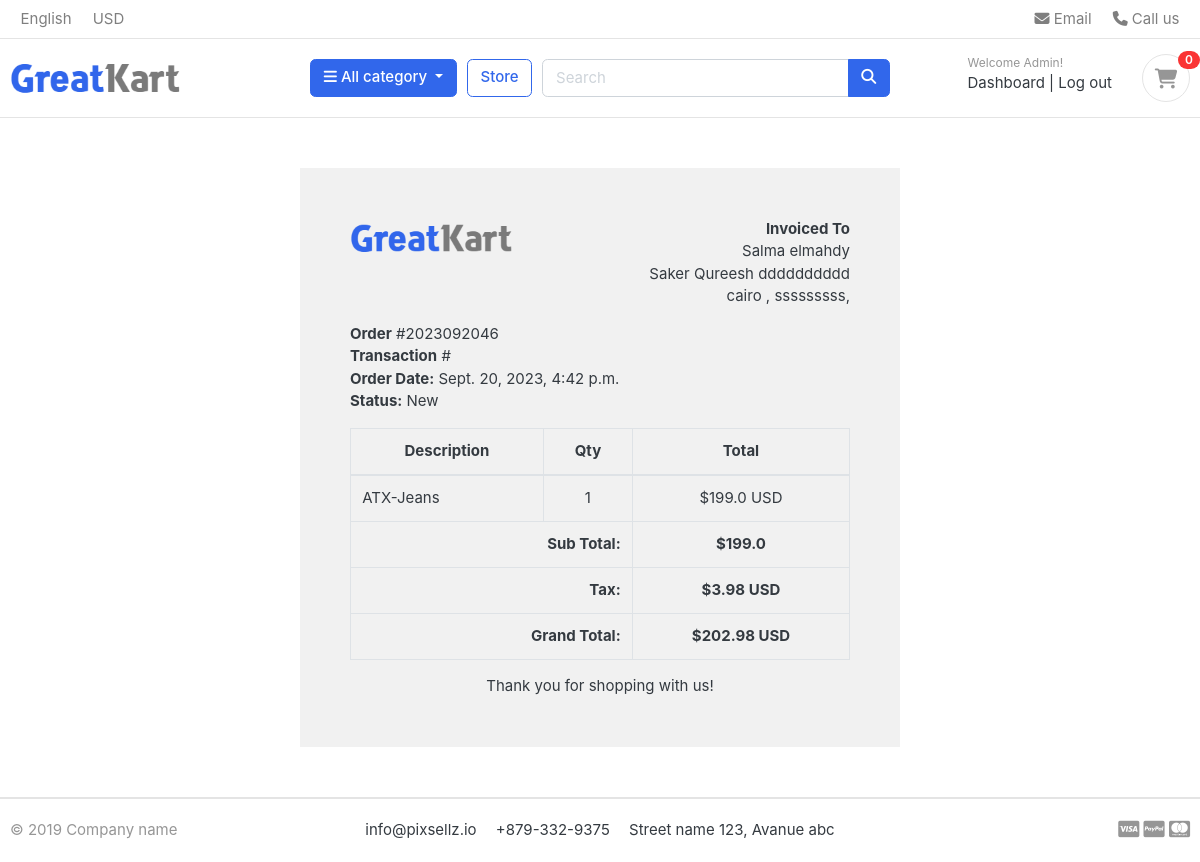
The page /account/order_detail/2023092046/ (signed in) on the database its author committed.
### accounts/models.py (models this page shows, shortened)
class Account(AbstractBaseUser):
    first_name=models.CharField(max_length=50)
    last_name=models.CharField(max_length=50)
    username=models.CharField(max_length=50, unique=True)
    email=models.EmailField(max_length=100,unique=True)
    phone_number=models.CharField(max_length=50)
    date_joined= models.DateTimeField(auto_now_add=True)
    last_login= models.DateTimeField(auto_now_add=True)
    is_admin=models.BooleanField(default=False)
    is_staff=models.BooleanField(default=False)
    is_active=models.BooleanField(default=False)
    is_superadmin=models.BooleanField(default=False)
    USERNAME_FIELD='email'
    REQUIRED_FIELDS=['username','first_name','last_name']
    objects=MyAccountManager()

### order/models.py (models this page shows, shortened)
class Order(models.Model):
    STATUS=(
        ('New','New'),
        ('Accept','Accept'),
        ('Completed','Completed'),
        ('Cancelled','Cancelled')
    )
    user =models.ForeignKey(Account,on_delete=models.SET_NULL,null=True)
    payment=models.ForeignKey(Payment,on_delete=models.SET_NULL,blank=True,null=True)
    order_number=models.CharField(max_length=20)
    first_name=models.CharField(max_length=50)
    last_name=models.CharField(max_length=50)
    phone=models.CharField(max_length=15)
    email=models.EmailField(max_length=50)
    address_line_1=models.CharField(max_length=50)
    address_line_2=models.CharField(max_length=50,blank=True)
    counter=models.CharField(max_length=50)
    state=models.CharField(max_length=50)
    city=models.CharField(max_length=50)
    order_note=models.CharField(max_length=50)
    order_total=models.FloatField()
    tax=models.FloatField()
    status=models.CharField(max_length=10,choices=STATUS,default='New')
    ip=models.CharField(max_length=20,blank=True)
    is_ordered=models.BooleanField(default=False)
    created_at=models.DateTimeField(auto_now_add=True)
    updated_at=models.DateTimeField(auto_now=True)
    def full_name(self):
        return f'{self.first_name} {self.last_name}'
    def full_address(self):
        return f'{self.address_line_1} {self.address_line_2}'

class OrderProduct(models.Model):
    order=models.ForeignKey(Order,on_delete=models.CASCADE)
    payment=models.ForeignKey(Payment,on_delete=models.SET_NULL,blank=True,null=True)
    user=models.ForeignKey(Account,on_delete=models.CASCADE)
    product=models.ForeignKey(Product,on_delete=models.CASCADE)
    variations=models.ManyToManyField(Variation,blank=True)
    quantity=models.IntegerField()
    product_price=models.FloatField()
    ordered=models.BooleanField(default=False)
    created_at=models.DateTimeField(auto_now_add=True)
    updated_at=models.DateTimeField(auto_now=True)

### store/models.py (models this page shows, shortened)
class Product(models.Model):
    product_name=models.CharField(max_length=200,unique=True)
    slug= models.SlugField(max_length=200,unique=True)
    description=models.TextField(max_length=500,blank=True)
    price=models.IntegerField()
    images=models.ImageField(upload_to='photos/products')
    stock=models.IntegerField()
    is_available=models.BooleanField(default=True)
    category=models.ForeignKey(Category,on_delete=models.CASCADE)
    created_at=models.DateTimeField(auto_now_add=True)
    updated_at=models.DateTimeField(auto_now=True)

### accounts/views.py (the view)
# urls.py: path('order_detail/<int:order_id>/',views.order_detail,name='order_detail'),
@login_required(login_url="login")
def order_detail(request,order_id):
    order_detail=OrderProduct.objects.filter(order__order_number=order_id)
    order=Order.objects.get(order_number=order_id)
    sub_total=0
    for i in order_detail:
        sub_total += i.product_price* i.quantity
    context={
        'order_detail':order_detail,
        'order':order,
        'sub_total':sub_total
    }
    return render(request,'accounts/order_detail.html',context)

### cart/context_processors.py (called while the page is built)
def counter(request):
    cart_count=0
    if 'admin' in request.path:
        return {}
    else:
        try:
            cart=Cart.objects.filter(cart_id=_cart_id(request))
            if request.user.is_authenticated:
                cart_items=Cart_Item.objects.filter(user=request.user)
            else:
                cart_items=Cart_Item.objects.all().filter(cart=cart[:1])
            for cart_item in cart_items:
                cart_count+=cart_item.quantity
        except Cart.DoesNotExist:
            cart_count=0
        return dict(cart_count=cart_count)

### cart/views.py (called while the page is built)
def _cart_id(request):
    cart=request.session.session_key
    if not cart:
        cart=request.session.create()
    return cart

### category/context_processors.py (called while the page is built)
def menu_links(request):
    links=Category.objects.all()
    return dict(links=links)

### category/models.py (called while the page is built)
    def get_url(self):
        return reverse('products_by_category',args=[self.slug])

### templates/accounts/order_detail.html (shortened to what this page needs)
{% extends 'base.html' %}
{% load static %}
{% block content %}
<div class="container" style="margin: 0 auto;width: 50%;padding: 50px;background: #f1f1f1;margin-top: 50px;margin-bottom: 50px;">
    <div class="row invoice row-printable">
        <div class="col-md-12">
            <div class="panel panel-default plain" id="dash_0">
                <div class="panel-body p30">
                    <div class="row">
                        <div class="col-lg-6">
                            <div class="invoice-logo"><img src="{% static '/images/logo.png' %}" alt="Invoice logo" style="max-height: 40px;"></div>
                        </div>
                        <div class="col-lg-6">
                            <div class="invoice-from">
                                <ul class="list-unstyled text-right">
                                    <li><strong>Invoiced To</strong></li>
                                    <li>{{order.full_name}}</li>
                                    <li>{{order.full_address}}</li>
                                    <li>{{order.city}} , {{order.state}},</li>
                                </ul>
                            </div>
                        </div>
                        <div class="col-lg-12">
                            <div class="invoice-details mt25">
                                <div class="well">
                                    <ul class="list-unstyled mb0">
                                        <li><strong>Order</strong> #{{order.order_number}}</li>
                                        <li><strong>Transaction</strong> #{{order.payment.payment_id}}</li>
                                        <li><strong>Order Date:</strong> {{order.created_at}}</li>
                                        <li><strong>Status:</strong> {{order.status}}</li>
                                    </ul>
                                </div>
                            </div>
                            <div class="invoice-items">
                                <div class="table-responsive" style="overflow: hidden; outline: none;" tabindex="0">
                                    <table class="table table-bordered">
                                        <thead>
                                            <tr>
                                                <th class="per70 text-center">Description</th>
                                                <th class="per5 text-center">Qty</th>
                                                <th class="per25 text-center">Total</th>
                                            </tr>
                                        </thead>
                                        <tbody>
                                            <tr>
                                                {% for item in order_detail %}
                                                <td>{{item.product.product_name}}</td>
                                                <td class="text-center">{{item.quantity}}</td>
                                                <td class="text-center">${{item.product_price}} USD</td>
                                                {% endfor %}
                                            </tr>
                                        </tbody>
                                        <tfoot>
                                            <tr>
                                                <th colspan="2" class="text-right">Sub Total:</th>
                                                <th class="text-center">${{sub_total}}</th>
                                            </tr>
                                            <tr>
                                                <th colspan="2" class="text-right">Tax:</th>
                                                <th class="text-center">${{order.tax}} USD</th>
                                            </tr>
                                            <tr>
                                                <th colspan="2" class="text-right">Grand Total:</th>
                                                <th class="text-center">${{order.order_total}} USD</th>
                                            </tr>
                                        </tfoot>
                                    </table>
                                </div>
                            </div>
                            <div class="invoice-footer mt25">
                                <p class="text-center">Thank you for shopping with us!</p>
                            </div>
                        </div>
                    </div>
                </div>
            </div>
        </div>
    </div>
    </div>
{% endblock %}

### templates/includes/navbar.html (shortened to what this page needs)
{% load static%}
<header class="section-header">
    <nav class="navbar p-md-0 navbar-expand-sm navbar-light border-bottom">
    <div class="container">
      <div class="collapse navbar-collapse" id="navbarTop4">
        <ul class="navbar-nav mr-auto">
            <li class="nav-item dropdown">
                 <a href="#" class="nav-link">   English </a>
            </li>
            <li class="nav-item dropdown">
                <a href="#" class="nav-link"> USD </a>
            </li>
        </ul>
        <ul class="navbar-nav">
            <li><a href="#" class="nav-link"> <i class="fa fa-envelope"></i> Email </a></li>
            <li><a href="#" class="nav-link"> <i class="fa fa-phone"></i> Call us </a></li>
        </ul>
      </div>
    </div>
    </nav>
    <section class="header-main border-bottom">
        <div class="container">
    <div class="row align-items-center">
        <div class="col-lg-3 col-md-3 col-6">
            <a href="{% url 'home' %}" class="brand-wrap">
                <img class="logo" src="{% static './images/logo.png'%}">
            </a>
        </div>
        <div class="col-lg col-sm col-md col-6 flex-grow-0">
            <div class="category-wrap dropdown d-inline-block float-right">
                <button type="button" class="btn btn-primary dropdown-toggle" data-toggle="dropdown">
                    <i class="fa fa-bars"></i> All category
                </button>
            </div>
        </div>
        <a href="{% url 'store' %}" class="btn btn-outline-primary">Store</a>
        <div class="col-lg  col-md-6 col-sm-12 col">
            <form action="{% url 'search' %}" class="search"  method='GET'>
                <div class="input-group w-100">
                    <input type="text" class="form-control" style="width:60%;" placeholder="Search" name="keyword">
                    <div class="input-group-append">
                      <button class="btn btn-primary" type="submit">
                        <i class="fa fa-search"></i>
                      </button>
                    </div>
                </div>
            </form>
        </div>
        <div class="col-lg-3 col-sm-6 col-8 order-2 order-lg-3">
                    <div class="d-flex justify-content-end mb-3 mb-lg-0">
                        {% if  user.is_authenticated  %}
                            <div class="widget-header">
                                <small class="title text-muted">Welcome {{user.first_name}}!</small>
                                <div>
                                    <a href="{% url 'dashboard' %}">Dashboard</a> <span class="dark-transp"> | </span>
                                    <a href="{% url 'logout' %}">Log out</a>
                                </div>
                            </div>
                        {% endif %}
                        <a href="{% url 'cart' %}" class="widget-header pl-3 ml-3">
                            <div class="icon icon-sm rounded-circle border"><i class="fa fa-shopping-cart"></i></div>
                            <span class="badge badge-pill badge-danger notify">{{cart_count}}</span>
                        </a>
                    </div>
                </div>
    </div>
        </div>
    </section>
    </header>

### static/css/ui.css (style rules this page uses)
html { font-family: "Inter", sans-serif; font-size: 15px; }
.icon-xs, .icon-sm, .icon-md, .icon-lg { display: inline-block; text-align: center; flex-shrink: 0; flex-grow: 0; }
.icon-sm { width: 48px; height: 48px; line-height: 48px !important; font-size: 20px; }
p:last-child { margin-bottom: 0; }
.header-main { position: relative; padding-top: 1rem; padding-bottom: 1rem; }
.brand-wrap .logo, .navbar-brand .logo { margin-right: 7px; max-height: 42px; display: inline-block; }
.widget-header { display: inline-block; vertical-align: middle; position: relative; }
.widget-header a { color: #343a40; }
.widget-header i { color: #969696; }
.widget-header .title { display: block; }
.widget-header .notify { position: absolute; top: -3px; right: -10px; }
[class*=list-] li:after { visibility: hidden; display: block; content: ""; overflow: hidden; height: 0; clear: both; }
.notify { position: absolute; top: -4px; right: -10px; display: inline-block; padding: 0.25em 0.6em; font-size: 12px; line-height: 1; text-align: center; border-radius: 3rem; color: #fff; background-color: #fa3434; }

### rows shown on the page
Account: first_name "Admin"
Order: full_name "Salma elmahdy", full_address "Saker Qureesh dddddddddd", city "cairo", state "sssssssss", order_number "2023092046", created_at "Sept. 20, 2023, 4:42 p.m.", status "New", tax "3.98", order_total "202.98"
OrderProduct: product.product_name "ATX-Jeans", quantity "1", product_price "199.0"

### other values the page prints
{{ cart_count }} "0"
{{ sub_total }} "199.0"
